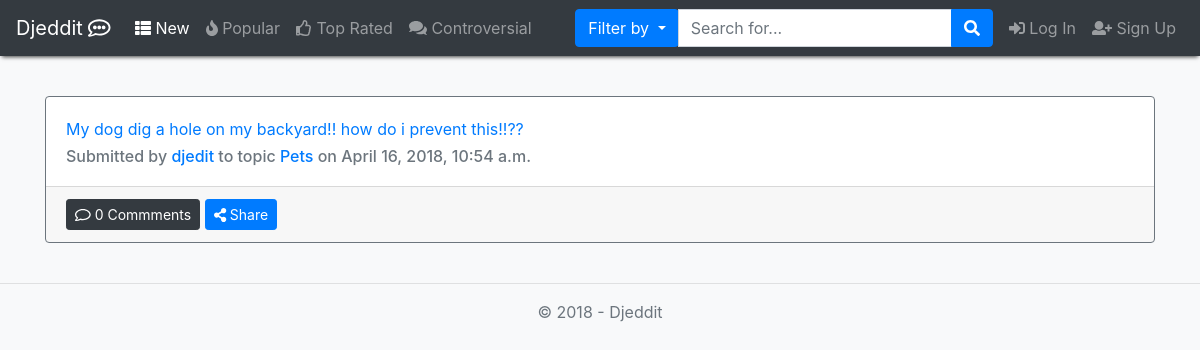
The app's page /, older data.
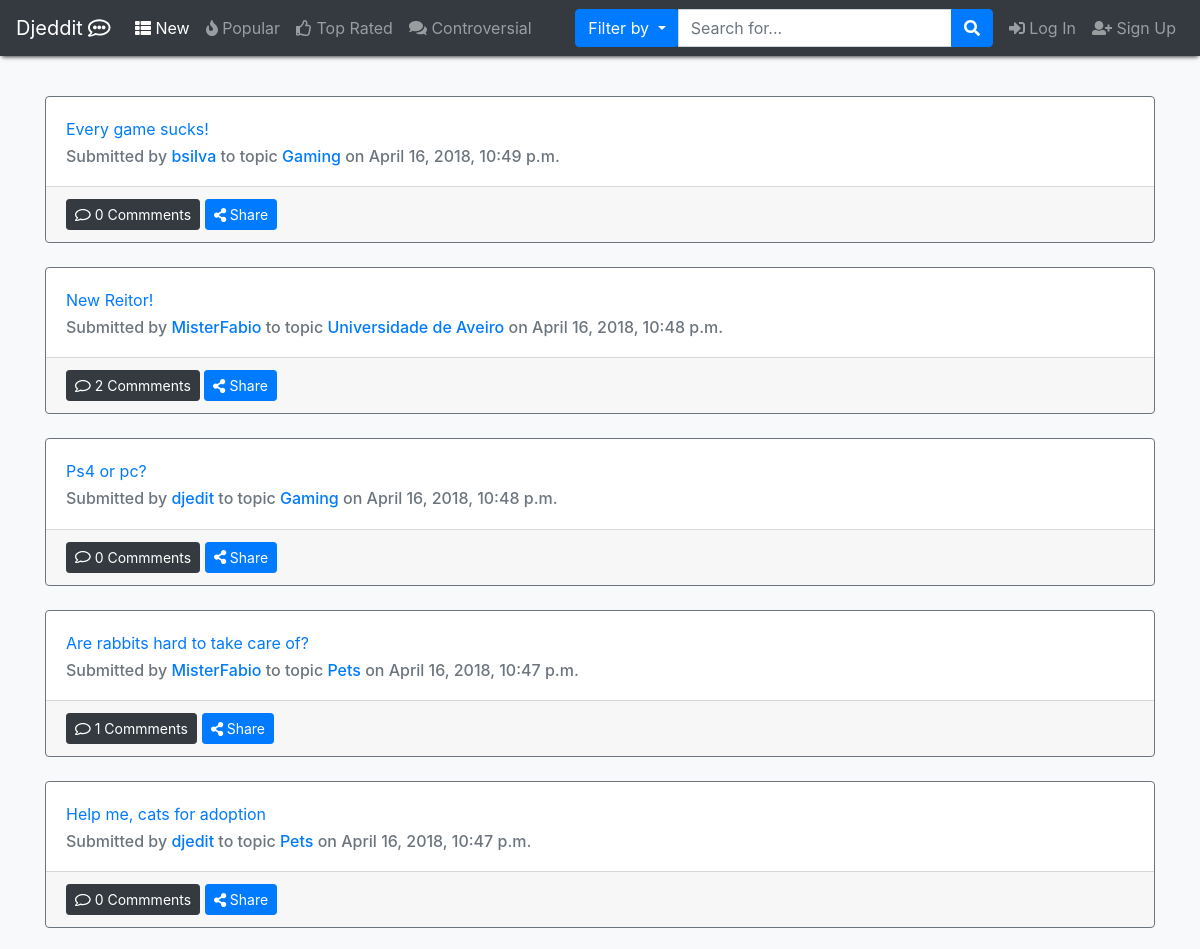
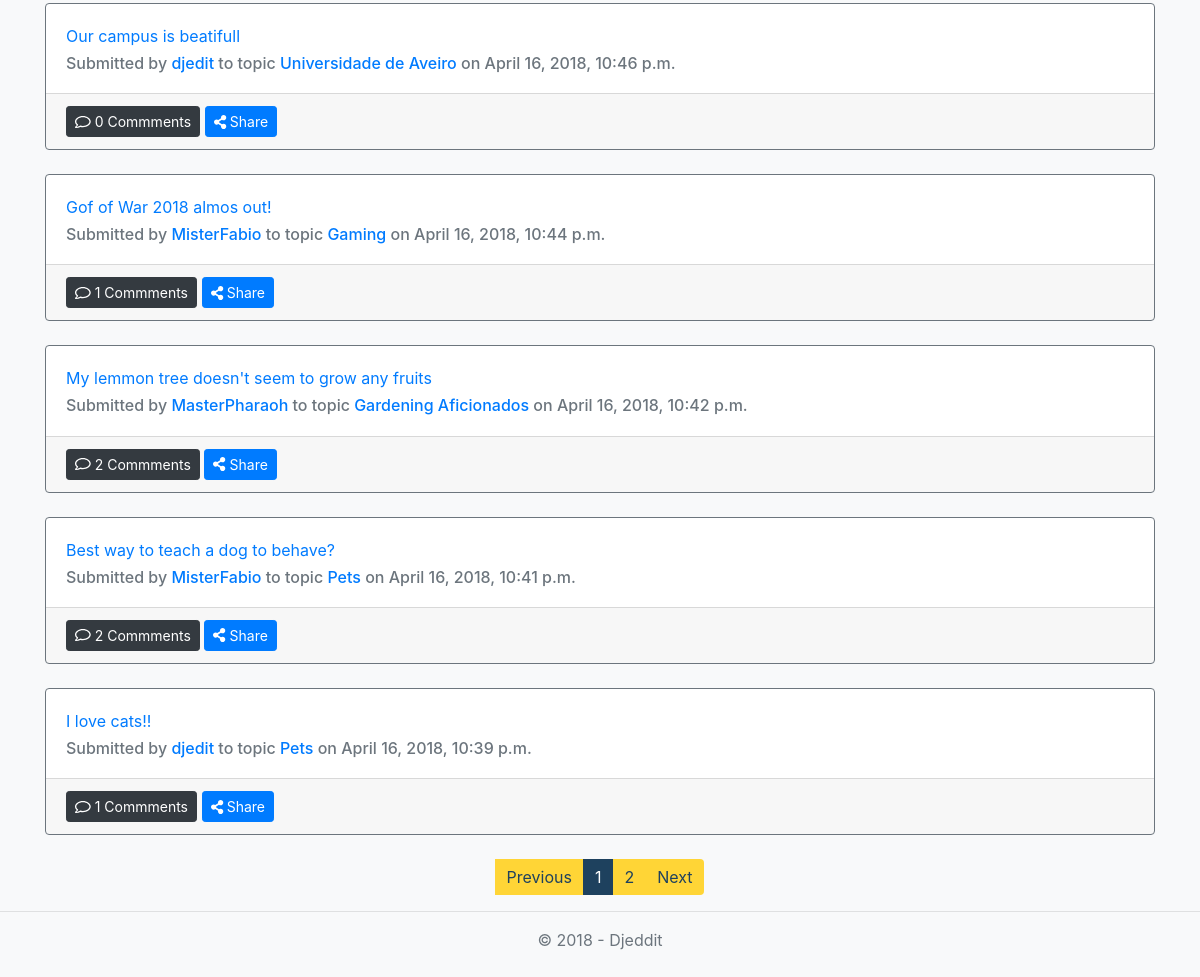
The same page, newer data (2 pictures, top to bottom).
### app/models.py (models this page shows, shortened)
class Post(models.Model):
    topic = models.ForeignKey(Topic, on_delete=models.CASCADE)
    title = models.CharField(max_length=120, blank=False)  # campo obrigatório
    content = models.CharField(max_length=100000, blank=False)
    clicks = models.IntegerField(blank=False, default=0)
    userUpVotesPost = models.ManyToManyField(Profile, related_name='post_user_up', blank=True)
    userDownVotesPost = models.ManyToManyField(Profile, related_name='post_user_down', blank=True)
    userSaved = models.ManyToManyField(Profile, blank=True, related_name='user_post_saved')
    userHidden = models.ManyToManyField(Profile, blank=True, related_name='user_post_hidden')
    date = models.DateTimeField(auto_now=True)
    userOP = models.ForeignKey(User, on_delete=models.CASCADE)
    nComments = models.IntegerField(default=0, validators=[MinValueValidator(0)])

class Topic(models.Model):
    name = models.CharField(max_length=80, blank=False, primary_key=True)
    rules = models.CharField(max_length=500)
    description = models.CharField(max_length=300, blank=False)
    userCreator = models.ForeignKey(User, on_delete=models.CASCADE)
    creation_date = models.DateField(blank=False, default=datetime.now)

### app/views.py (the view)
# urls.py: path('', views.mainPage, name="home"),
def mainPage(request):
    posts = Post.objects.order_by("-date")
    pages = pagination(request, posts, num=10)
    tparams = {
        'items': pages[0],
        'page_range': pages[1],
        'year': datetime.now().year,
        "nbar": "New"
    }
    return render(request, "home.html", tparams)

### Djeedit/config.py (called while the page is built)
def pagination(request, data, num=10):
    paginator = Paginator(data, num)
    page = request.GET.get('page')
    try:
        items = paginator.page(page)
    except PageNotAnInteger:
        items = paginator.page(1)
    except EmptyPage:
        items = paginator.page(paginator.num_pages)
    index = items.number - 1
    max_index = len(paginator.page_range)
    start_index = index - 5 if index >= 5 else 0
    end_index = index + 5 if index <= max_index - 5 else max_index
    page_range = paginator.page_range[start_index:end_index]
    return items, page_range

### templates/home.html (shortened to what this page needs)
{% extends 'layout.html' %}
{% block content %}
    {% for p in items %}
        {% include "post_preview.html" with post=p%}
        <br>
    {% endfor %}
    {% include 'pagination.html' %}
{% endblock %}

### templates/post_preview.html (shortened to what this page needs)
<div class="card border-secondary" id="post_n_{{ post.id }}"
        {% if request.user.profile in post.userHidden.all %} {% ifnotequal sidebar 'user_posts_hidden'  %} hidden  {% endifnotequal %}{% endif %}>
    <div class="card-body">
        <div class="card-title"><a href="{% url "post" topicName=post.topic.name postID=post.id %}">{{ post.title }}</a> </div>
        <h6 class="card-subtitle text-muted">Submitted by <a href="{% url "user" username=post.userOP.username %}">{{ post.userOP.username }}<a/>
            to topic <a href="{% url "topic"  topicName=post.topic.name %}"> {{ post.topic.name }} <a/> on {{ post.date }}</h6>
    </div>
    <div class="card-footer">
            <button href="#" class="btn btn-sm btn-dark"><i class="far fa-comment"></i> {{ post.nComments }} Commments
            </button>
            <button class="btn btn-sm btn-primary" type="button" data-toggle="collapse" data-target="#coll{{ post.id }}"
                    aria-expanded="false" aria-controls="collapseExample">
                <i class="fas fa-share-alt"></i> Share
            </button>
            {% load social_share %}
    </div>
</div>

Row changes from the older to the newer data that the page shows:
removed Post: title "My dog dig a hole on my backyard!! how do i prevent this!!??", userOP.username "djedit", topic.name "Pets", date "April 16, 2018, 10:54 a.m.", nComments "0"
added Post: title "Every game sucks!", userOP.username "bsilva", topic.name "Gaming", date "April 16, 2018, 10:49 p.m.", nComments "0"
added Post: title "New Reitor!", userOP.username "MisterFabio", topic.name "Universidade de Aveiro", date "April 16, 2018, 10:48 p.m.", nComments "2"
added Post: title "Ps4 or pc?", userOP.username "djedit", topic.name "Gaming", date "April 16, 2018, 10:48 p.m.", nComments "0"
added Post: title "Are rabbits hard to take care of?", userOP.username "MisterFabio", topic.name "Pets", date "April 16, 2018, 10:47 p.m.", nComments "1"
added Post: title "Help me, cats for adoption", userOP.username "djedit", topic.name "Pets", date "April 16, 2018, 10:47 p.m.", nComments "0"
added Post: title "Our campus is beatifull", userOP.username "djedit", topic.name "Universidade de Aveiro", date "April 16, 2018, 10:46 p.m.", nComments "0"
added Post: title "Gof of War 2018 almos out!", userOP.username "MisterFabio", topic.name "Gaming", date "April 16, 2018, 10:44 p.m.", nComments "1"
added Post: title "My lemmon tree doesn't seem to grow any fruits", userOP.username "MasterPharaoh", topic.name "Gardening Aficionados", date "April 16, 2018, 10:42 p.m.", nComments "2"
added Post: title "Best way to teach a dog to behave?", userOP.username "MisterFabio", topic.name "Pets", date "April 16, 2018, 10:41 p.m.", nComments "2"
added Post: title "I love cats!!", userOP.username "djedit", topic.name "Pets", date "April 16, 2018, 10:39 p.m.", nComments "1"
Text that changed along with them:
text now shown: "Previous Next"
new list line: "1"
new list line: "2"
